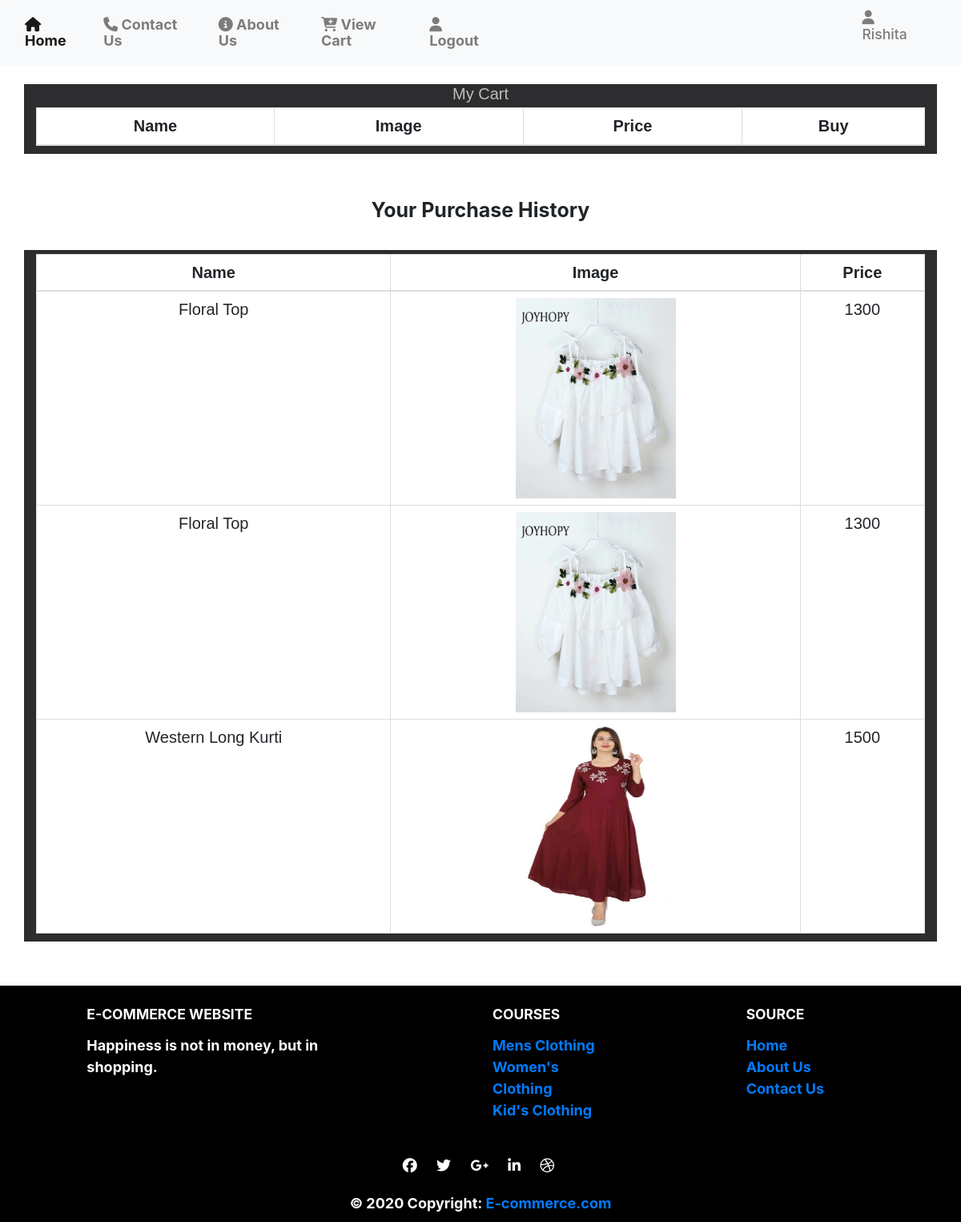
Screenshot of /view_cart (signed in) with the database file from the repository.
### website/models.py (models this page shows, shortened)
class User(db.Model, UserMixin):
    id = db.Column(db.Integer, primary_key=True)
    username = db.Column(db.String(20), unique=True, nullable=False)
    email = db.Column(db.String(20), unique=True, nullable=False)
    mobile = db.Column(db.Integer, unique=True, nullable=False)
    password = db.Column(db.String(20), nullable=False)
    cartitems = db.relationship('Cart', backref='user', lazy=True)

class Cart(db.Model):
    id = db.Column(db.Integer, primary_key=True, autoincrement=True)
    userid = db.Column(db.Integer,
                       db.ForeignKey('user.id'),
                       nullable=False,
                       )
    itemid = db.Column(db.Integer,
                       db.ForeignKey('item.id'),
                       nullable=False
                       )
    status = db.Column(db.String(2), nullable=False)

class Item(db.Model):
    id = db.Column(db.Integer, primary_key=True)
    title = db.Column(db.String(20), nullable=False)
    description = db.Column(db.String(1000), nullable=False)
    price = db.Column(db.Integer, nullable=False)
    size = db.Column(db.String(5), nullable=False)
    color = db.Column(db.String(10), nullable=False)
    image_link = db.Column(db.String(500), nullable=False)
    number = db.Column(db.Integer, nullable=False)
    category = db.Column(db.String(20), nullable=False)
    sub_category = db.Column(db.String(20), nullable=False)
    cartitems = db.relationship('Cart', backref='specificitem', lazy=True)

### website/routes.py (the view)
@app.route('/view_cart', methods=['GET', 'POST'])
@login_required
def view_cart():
    cart = Cart.query.filter_by(userid=current_user.id).all()
    return render_template('/view_cart.html', cart=cart)

### website/models.py (called while the page is built)
@login_manager.user_loader
def load_user(user_id):
    return User.query.get(int(user_id))

### website/templates/view_cart.html (shortened to what this page needs)
<!DOCTYPE html>
<html>
<head>
	<link rel="stylesheet" href="https://maxcdn.bootstrapcdn.com/bootstrap/3.4.1/css/bootstrap.min.css">
	<link href="//maxcdn.bootstrapcdn.com/font-awesome/4.2.0/css/font-awesome.min.css" rel="stylesheet">
	<link rel="stylesheet" href="https://maxcdn.bootstrapcdn.com/bootstrap/4.5.0/css/bootstrap.min.css">
	<link rel="stylesheet" href="https://cdnjs.cloudflare.com/ajax/libs/font-awesome/4.7.0/css/font-awesome.min.css">
</head>
<body>
	<nav class="navbar navbar-expand-lg navbar-light bg-light fixed-top"
		style="font-weight: bolder;background-color: white; font-size: 18px; " role="navigation">
		<div class="collapse navbar-collapse" id="navbarSupportedContent" style="align-content: right;">
			<ul class="navbar-nav mr-auto">
				<li class="nav-item active">
					<a class="nav-link" href="/index"><i class='fas fa-home'></i> Home </a>
				</li>&nbsp;&nbsp;&nbsp;&nbsp;
				<li class="nav-item">
					<a class="nav-link" href="contact.html"><i class='fas fa-phone'></i> Contact Us</a>
				</li>&nbsp;&nbsp;&nbsp;&nbsp;&nbsp;
				<li class="nav-item">
					<a class="nav-link" href="about.html"><i class='fas fa-info-circle'></i> About Us</a>
				</li>&nbsp;&nbsp;&nbsp;&nbsp;&nbsp;
				{% if current_user.is_authenticated %}
				<li class="nav-item">
					<a class="nav-link" href="/view_cart"><i class="fas fa-cart-plus"></i> View Cart</a>
				</li>&nbsp;&nbsp;&nbsp;&nbsp;&nbsp;
				<li class="nav-item">
					<a class="nav-link" href="/logout"><i class='fas fa-user'></i> Logout</a>
				</li>&nbsp;&nbsp;&nbsp;&nbsp;&nbsp;
				<li class="nav-item">
					<h3 class="nav-link"><i class='fas fa-user'></i> {{current_user.username}}</h3>
				</li>
				{% endif %}
			</ul>
		</div>
	</nav>
	<br /><br /><br /><br /><br /><br /><br />
	<div class="table">
		<div class="container" id="cart">
			<h2 style="text-align:center">My Cart</h2>
			<table class="table table-bordered">
				<thead>
					<tr>
						<th>Name</th>
						<th>Image</th>
						<th>Price</th>
						<th>Buy</th>
					</tr>
				</thead>
			</table>
		</div>
	</div>
	<br /><br /><br />
	<h1 style="font-weight: bolder; text-align: center;">Your Purchase History</h1>
	<br /><br />
	<div class="table">
		<div class="container" id="cart">
			<table class="table table-bordered">
				<thead>
					<tr>
						<th>Name</th>
						<th>Image</th>
						<th>Price</th>
					</tr>
				</thead>
				<tbody>
					{% for item in cart %}
					{% if item.status=='B' %}
					<tr>
						<td>{{ item.specificitem.title }}</td>
						<td><img src="{{ url_for('static', filename='item_images/' + item.specificitem.image_link) }}"
								height="150px"></td>
						<td>{{ item.specificitem.price }}</td>
					</tr>
					{% endif %}
					{% endfor %}
				</tbody>
			</table>
		</div>
	</div>
	<br /><br /><br />
	<footer class="page-footer font-small stylish-color-dark pt-4" style="background-color: black;">
		<div class="container text-center text-md-left">
			<div class="row">
				<div class="col-md-4 mx-auto">
					<h3 class="font-weight-bold text-uppercase mt-3 mb-4">E-Commerce Website</h3>
					<p>Happiness is not in money, but in shopping.</p>
				</div>
				<div class="col-md-2 mx-auto">
					<h3 class="font-weight-bold text-uppercase mt-3 mb-4">Courses</h3>
					<ul class="list-unstyled">
						<li>
							<a href="#!">Mens Clothing</a>
						</li>
						<li>
							<a href="#!">Women's Clothing</a>
						</li>
						<li>
							<a href="#!">Kid's Clothing</a>
						</li>
					</ul>
				</div>
				<div class="col-md-2 mx-auto">
					<h3 class="font-weight-bold text-uppercase mt-3 mb-4">Source</h3>
					<ul class="list-unstyled">
						<li>
							<a href="#!">Home</a>
						</li>
						<li>
							<a href="#!">About Us</a>
						</li>
						<li>
							<a href="#!">Contact Us</a>
						</li>
					</ul>
				</div>
			</div>
		</div>
		<hr>
		<hr>
		<ul class="list-unstyled list-inline text-center">
			<li class="list-inline-item">
				<a class="btn-floating btn-fb mx-1">
					<i class="fab fa-facebook-f"> </i>
				</a>
			</li>
			<li class="list-inline-item">
				<a class="btn-floating btn-tw mx-1">
					<i class="fab fa-twitter"> </i>
				</a>
			</li>
			<li class="list-inline-item">
				<a class="btn-floating btn-gplus mx-1">
					<i class="fab fa-google-plus-g"> </i>
				</a>
			</li>
			<li class="list-inline-item">
				<a class="btn-floating btn-li mx-1">
					<i class="fab fa-linkedin-in"> </i>
				</a>
			</li>
			<li class="list-inline-item">
				<a class="btn-floating btn-dribbble mx-1">
					<i class="fab fa-dribbble"> </i>
				</a>
			</li>
		</ul>
		<div class="footer-copyright text-center py-3">© 2020 Copyright:
			<a href="#">E-commerce.com</a>
		</div>
	</footer>
</body>
</html>

### website/templates/view_cart.html (style rules this page uses)
#cart { text-align: center; font-size: 20px; font-family: "Comic Sans MS", cursive, sans-serif; background: #2d2d30; }
h2 { color: #bdbdbd; }
th { text-align: center; }
img { width: 200px; height: 250px; }
.page-footer { font-size: 18px; background: #2d3246; color: white; font-weight: bolder; }

### rows the page displays
User: username "Rishita"
Cart: specificitem "Floral Top", image_link (picture), specificitem.price "1300"
Cart: specificitem "Floral Top", image_link (picture), specificitem.price "1300"
Cart: specificitem "Western Long Kurti", image_link (picture), specificitem.price "1500"
